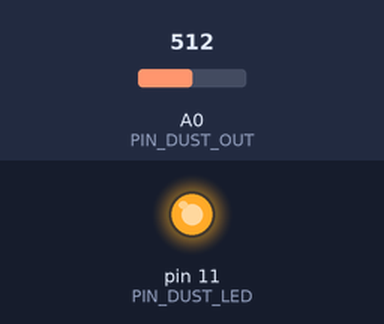
This sketch was run on a simulated Arduino Uno, built with avr-gcc and run on an emulated ATmega328P. Parts: output pins drawn as LEDs (lit = HIGH). Inputs (shaded band) come from the test bench; at power-on: A0 (PIN_DUST_OUT) = 512. What the sketch prints to the serial monitor is not drawn.

Above: at 0.1 s.
Timing chart, 0 to 1.6 s (numbered marks = the images above):
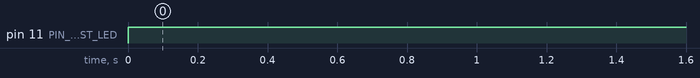

Measured:
- by itself, pin 11 (PIN_DUST_LED): LOW → HIGH at 0.00 s

The sketch:

read_Dust.ino
```cpp
#define PIN_DUST_LED 11 // 센서 LED 핀
#define PIN_DUST_OUT A0 // 데이터 출력 핀
#define PIN_DUST_LED 11 // 센서 LED 핀
#define PIN_DUST_OUT A0 // 데이터 출력 핀
int readCount = 0; // 읽은 횟수 초기화
int errorCount = 0; // 기본 전압값보다 낮은 값 추적
void setup() {
  pinMode(PIN_DUST_LED, OUTPUT);
  digitalWrite(PIN_DUST_LED, HIGH);  // 미세먼지 센서 적외선 LED 초기값 설정(HIGH -> 센서 끔)
  Serial.begin(9600); // 시리얼 통신 시작, 통신속도 9600으로 설정
}

float read_dust() {
  digitalWrite(PIN_DUST_LED, LOW); // LOW-> 센서 킴, 데이터 샘플링 시작
  delayMicroseconds(280);   // 0.28ms 동안 데이터 수집
  int dust_analog = analogRead(PIN_DUST_OUT);
  float dustV = dust_analog * (5.0 / 1023.0); //아날로그값을 본래 전압값으로 변환
  float defalutV = 0.6; // 미세먼지 기본 전압값 측정필요
  delayMicroseconds(40); // 0.32의 펄스를 유지해야해서 0.04 ms동안 대기
  digitalWrite(PIN_DUST_LED, HIGH); // 데이터 샘플링 종료, 센서 끔
  delayMicroseconds(9680); // 센서 안정화
  if(dustV < defalutV){
    errorCount++;  // 연속적인 비정상 데이터만 추적
    if(errorCount > 2) {// 3연속 비정상 데이터 발생시 사용자에게 알림
      Serial.println("비정상 데이터가 계속 발생합니다. 초기 전압 측정을 다시 시도하세요.");
      errorCount = 0; // 비정상 데이터 카운트 초기화
    }
  }
  float dustval = (dustV - defalutV)/0.005; // 미세먼지 변수 기본값 측정 필요
  return dustval;
}

void loop() {
  readCount++;
  float dust_ug = read_dust();
  if(readCount > 1){
    Serial.print(dust_ug);
    delay(3000);
  }
  delay(1000);
}
```
